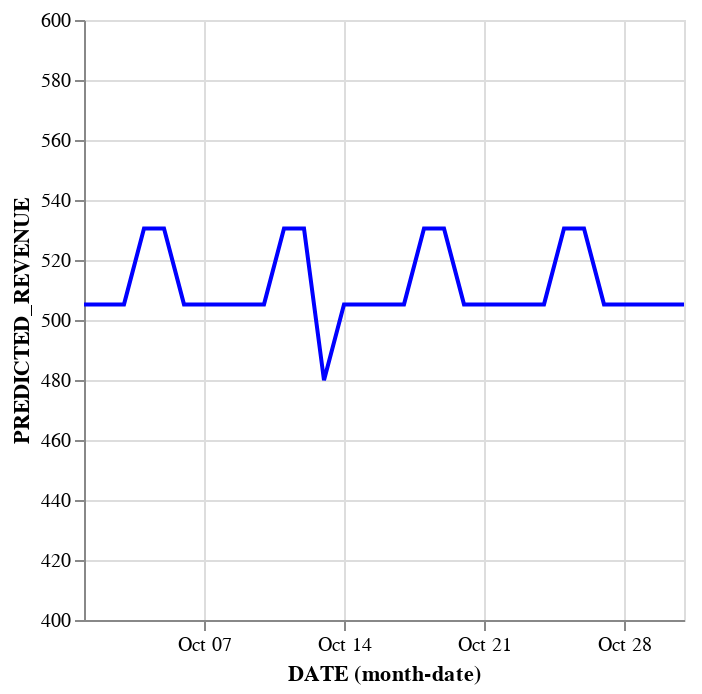

Notebook source saved alongside this figure:
### Code cell
import altair as alt
alt.data_transformers.disable_max_rows()

chart_predicted = alt.Chart(df_forecast).mark_line(color='blue').encode(
    x='monthdate(DATE):T',
    y=alt.Y('PREDICTED_REVENUE:Q',scale=alt.Scale(domain=[400, 600])),
    tooltip=['DATE', 'PREDICTED_REVENUE']
)
chart_predicted

### Figure 1 — Vega-Lite specification as saved in the notebook (floating-point values rounded to 4 significant figures)
{"config": {"view": {"continuousWidth": 300, "continuousHeight": 300}}, "data": {"name": "data-2ed8ce964988ea724ec65283bb9b8648"}, "mark": {"type": "line", "color": "blue"}, "encoding": {"tooltip": [{"field": "DATE", "type": "temporal"}, {"field": "PREDICTED_REVENUE", "type": "quantitative"}], "x": {"field": "DATE", "timeUnit": "monthdate", "type": "temporal"}, "y": {"field": "PREDICTED_REVENUE", "scale": {"domain": [400, 600]}, "type": "quantitative"}}, "$schema": "https://vega.github.io/schema/vega-lite/v5.20.1.json", "datasets": {"data-2ed8ce964988ea724ec65283bb9b8648": [{"DATE": "2025-10-01T00:00:00.000000", "REVENUE": NaN, "PREDICTED_REVENUE": 505.2}, {"DATE": "2025-10-02T00:00:00.000000", "REVENUE": NaN, "PREDICTED_REVENUE": 505.2}, {"DATE": "2025-10-03T00:00:00.000000", "REVENUE": NaN, "PREDICTED_REVENUE": 505.2}, {"DATE": "2025-10-04T00:00:00.000000", "REVENUE": NaN, "PREDICTED_REVENUE": 530.5}, {"DATE": "2025-10-05T00:00:00.000000", "REVENUE": NaN, "PREDICTED_REVENUE": 530.5}, {"DATE": "2025-10-06T00:00:00.000000", "REVENUE": NaN, "PREDICTED_REVENUE": 505.2}, {"DATE": "2025-10-07T00:00:00.000000", "REVENUE": NaN, "PREDICTED_REVENUE": 505.2}, {"DATE": "2025-10-08T00:00:00.000000", "REVENUE": NaN, "PREDICTED_REVENUE": 505.2}, {"DATE": "2025-10-09T00:00:00.000000", "REVENUE": NaN, "PREDICTED_REVENUE": 505.2}, {"DATE": "2025-10-10T00:00:00.000000", "REVENUE": NaN, "PREDICTED_REVENUE": 505.2}, {"DATE": "2025-10-11T00:00:00.000000", "REVENUE": NaN, "PREDICTED_REVENUE": 530.5}, {"DATE": "2025-10-12T00:00:00.000000", "REVENUE": NaN, "PREDICTED_REVENUE": 530.5}, {"DATE": "2025-10-13T00:00:00.000000", "REVENUE": NaN, "PREDICTED_REVENUE": 479.9}, {"DATE": "2025-10-14T00:00:00.000000", "REVENUE": NaN, "PREDICTED_REVENUE": 505.2}, {"DATE": "2025-10-15T00:00:00.000000", "REVENUE": NaN, "PREDICTED_REVENUE": 505.2}, {"DATE": "2025-10-16T00:00:00.000000", "REVENUE": NaN, "PREDICTED_REVENUE": 505.2}, {"DATE": "2025-10-17T00:00:00.000000", "REVENUE": NaN, "PREDICTED_REVENUE": 505.2}, {"DATE": "2025-10-18T00:00:00.000000", "REVENUE": NaN, "PREDICTED_REVENUE": 530.5}, {"DATE": "2025-10-19T00:00:00.000000", "REVENUE": NaN, "PREDICTED_REVENUE": 530.5}, {"DATE": "2025-10-20T00:00:00.000000", "REVENUE": NaN, "PREDICTED_REVENUE": 505.2}, {"DATE": "2025-10-21T00:00:00.000000", "REVENUE": NaN, "PREDICTED_REVENUE": 505.2}, {"DATE": "2025-10-22T00:00:00.000000", "REVENUE": NaN, "PREDICTED_REVENUE": 505.2}, {"DATE": "2025-10-23T00:00:00.000000", "REVENUE": NaN, "PREDICTED_REVENUE": 505.2}, {"DATE": "2025-10-24T00:00:00.000000", "REVENUE": NaN, "PREDICTED_REVENUE": 505.2}, {"DATE": "2025-10-25T00:00:00.000000", "REVENUE": NaN, "PREDICTED_REVENUE": 530.5}, {"DATE": "2025-10-26T00:00:00.000000", "REVENUE": NaN, "PREDICTED_REVENUE": 530.5}, {"DATE": "2025-10-27T00:00:00.000000", "REVENUE": NaN, "PREDICTED_REVENUE": 505.2}, {"DATE": "2025-10-28T00:00:00.000000", "REVENUE": NaN, "PREDICTED_REVENUE": 505.2}, {"DATE": "2025-10-29T00:00:00.000000", "REVENUE": NaN, "PREDICTED_REVENUE": 505.2}, {"DATE": "2025-10-30T00:00:00.000000", "REVENUE": NaN, "PREDICTED_REVENUE": 505.2}, {"DATE": "2025-10-31T00:00:00.000000", "REVENUE": NaN, "PREDICTED_REVENUE": 505.2}]}}
